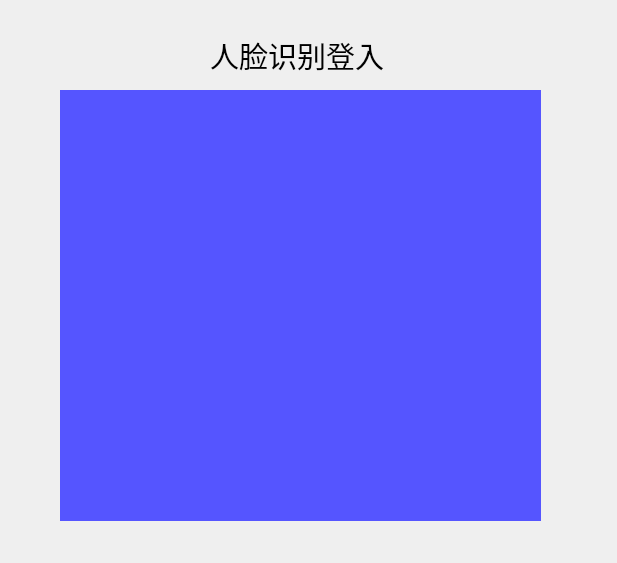
<?xml version="1.0" encoding="UTF-8"?>
<ui version="4.0">
 <class>face_in</class>
 <widget class="QWidget" name="face_in">
  <property name="geometry">
   <rect>
    <x>0</x>
    <y>0</y>
    <width>617</width>
    <height>563</height>
   </rect>
  </property>
  <property name="windowTitle">
   <string>Form</string>
  </property>
  <widget class="QWidget" name="widget" native="true">
   <property name="geometry">
    <rect>
     <x>60</x>
     <y>90</y>
     <width>481</width>
     <height>431</height>
    </rect>
   </property>
   <property name="styleSheet">
    <string notr="true">background-color: rgb(85, 85, 255);</string>
   </property>
  </widget>
  <widget class="QLabel" name="label">
   <property name="geometry">
    <rect>
     <x>210</x>
     <y>40</y>
     <width>181</width>
     <height>31</height>
    </rect>
   </property>
   <property name="font">
    <font>
     <family>Arial</family>
     <pointsize>22</pointsize>
    </font>
   </property>
   <property name="text">
    <string>人脸识别登入</string>
   </property>
  </widget>
 </widget>
 <resources/>
 <connections/>
</ui>
